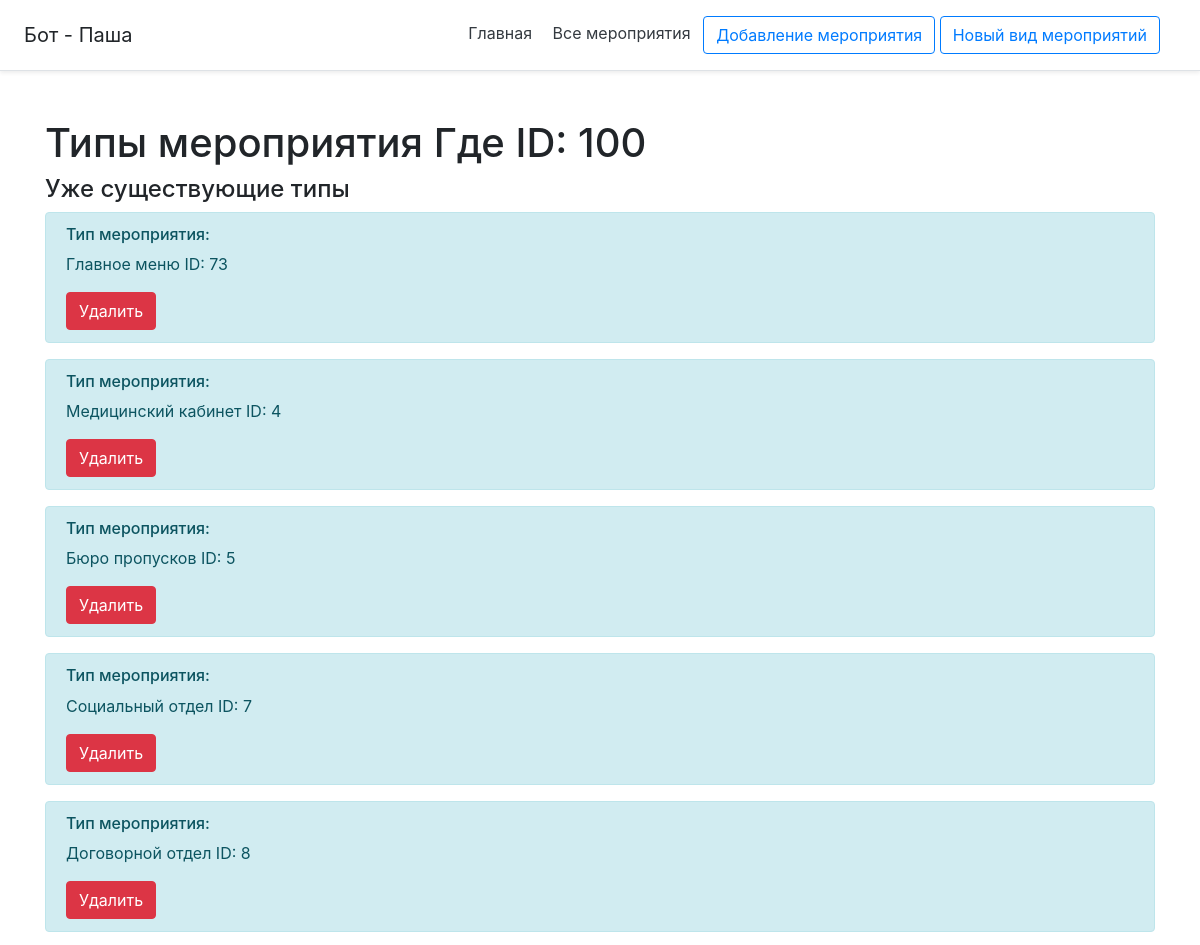
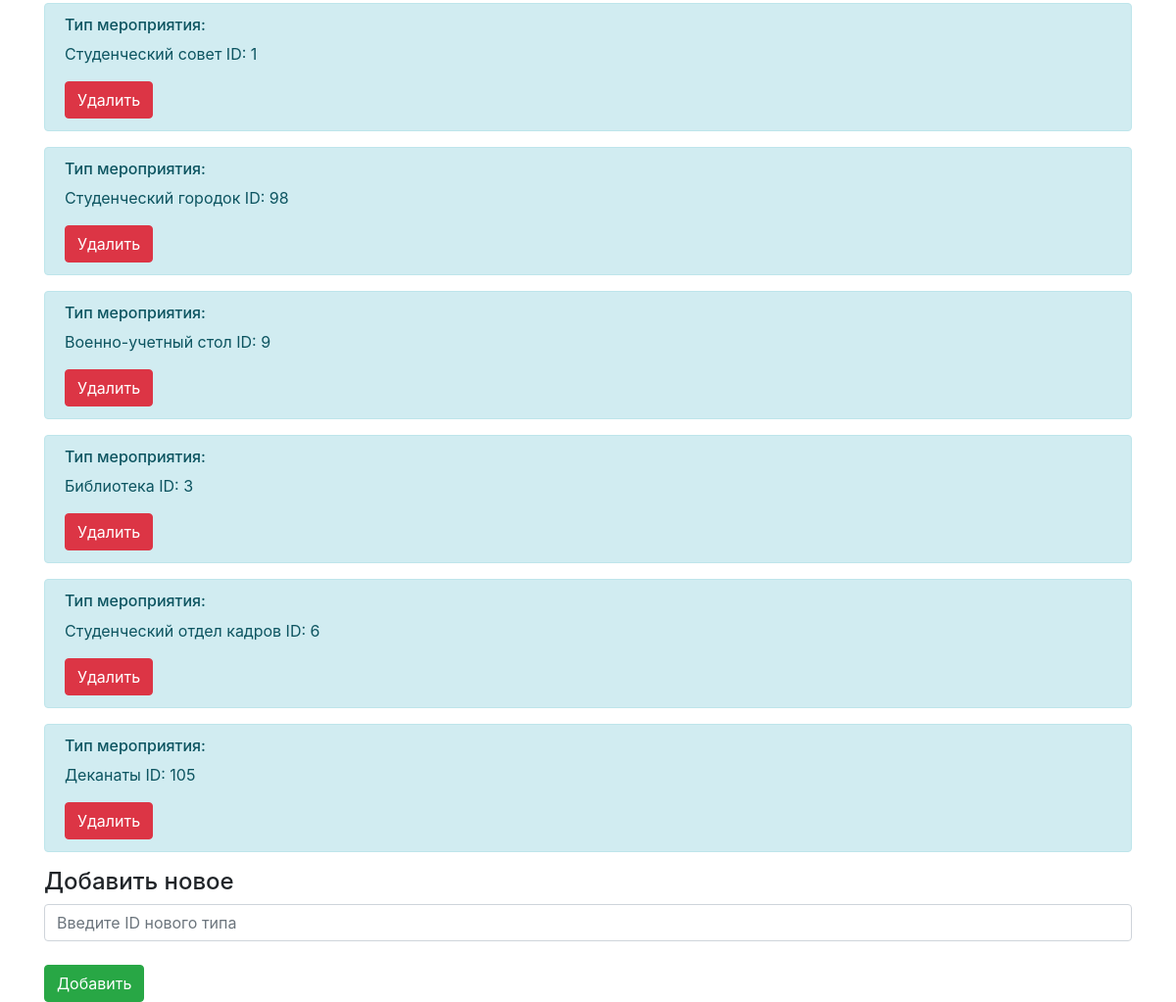
Before: /event/100/inher with the older database file (2 pictures, top to bottom).
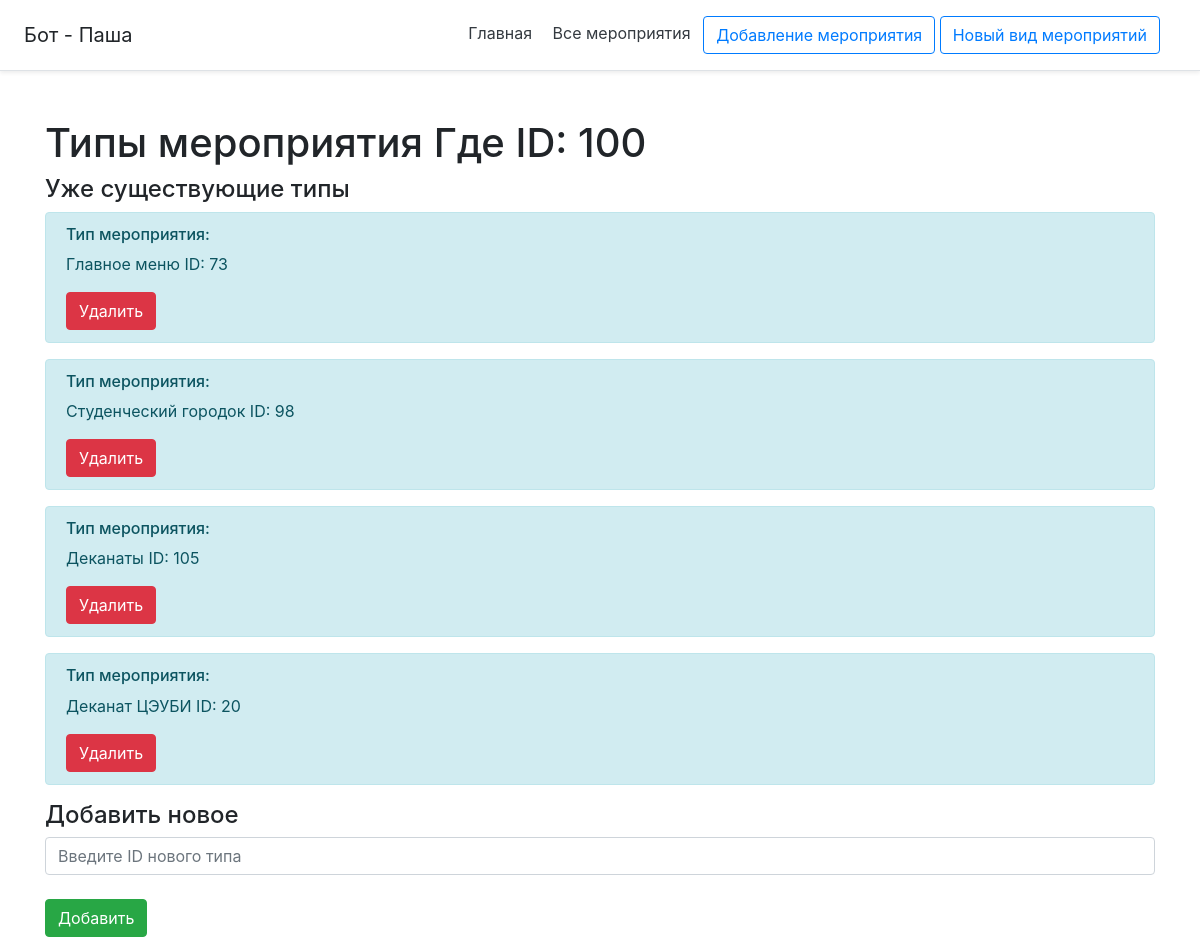
After: the same page with the newer database file.
### db_utils/database.py (models this page shows, shortened)
class Menu(db.Model):
    __tablename__ = "menu"
    id = db.Column(db.Integer, primary_key=True)
    name = db.Column(db.String(120), default='default_name')
    text = db.Column(db.String(10000), default='default_text')
    added = db.Column(db.DateTime, default=datetime.datetime.utcnow())
    active = db.Column(db.Boolean, nullable=False, default=True)
    author_id = db.Column(db.Integer, nullable=False, default=0)
    tags = db.Column(db.String(5000), default='нет тегов')
    inheritances = db.relationship('Inheritances',
                                   primaryjoin="or_(Menu.id==Inheritances.menu_id_descendant, Menu.id==Inheritances.menu_id_ancestor)",
                                   lazy='dynamic')
    attachment = db.relationship('Attachment',
                                 primaryjoin="Menu.id==Attachment.menu_id",
                                 lazy='dynamic')

### flask_app.py (the view, shortened to what this page needs)
@app.route('/event/<int:id>/inher', methods=['POST', 'GET'])
def event_inher(id):
    event = Menu.query.get(id)
    events_inherinase = select_inheritances({'menu_id': event.id})
    inher_event = [[menus([el], [event])[0], el] for el in events_inherinase]
    return render_template('event_inher.html', event=event, inher_event=inher_event)

### bot_api/vk_bot_response.py (called while the page is built)
def menus(inher, response=None):
    menu_id_ancestor = inher
    menu_ids_descendant = [inheritances.menu_id_descendant for inheritances in menu_id_ancestor]
    menu_ids_descendant.extend([inheritances.menu_id_ancestor for inheritances in menu_id_ancestor])
    menu_ids = set(menu_ids_descendant)
    if response:
        if response[0].id in menu_ids:
            menu_ids.remove(response[0].id)
    return select_menu({'menu_ids': list(menu_ids)})

### db_utils/select_db.py (called while the page is built)
def select_inheritances(args):
    inhers = Inheritances.query
    if 'menu_id' in args:
        inhers = Inheritances.query.filter(
            or_(
                Inheritances.menu_id_ancestor == args['menu_id'],
                and_(
                    Inheritances.menu_id_descendant == args['menu_id'],
                    Inheritances.reversible == 1
                )
            )
        )
    inhers = inhers.filter_by(active=True).all()
    if not inhers:
        return {}
    return inhers

def select_menu(args):
    menu = Menu.query.all()
    try:
        if 'menu_names' in args:
            menu = Menu.query.filter(Menu.name == args['menu_names']).all()
        if 'menu_ids' in args:
            menu = []
            for i in args['menu_ids']:
                menu.extend(Menu.query.filter(Menu.id == i).all())
    except Exception as e:
        print('Something WRONG - {}'.format(e))
    if 'filled_text' in args:
        if args['filled_text'] == 'true':
            text_replace(menu)
    return menu

### main/templates/event_inher.html (shortened to what this page needs)
{% extends 'base.html' %}
{% block body %}
<div class="container mt-5">
    <h1>Типы мероприятия {{ event.name }} ID: {{ event.id }}</h1>
    <h4>Уже существующие типы</h4>
    {% for el in inher_event %}
        <div class="alert alert-info">
            <h6>Тип мероприятия:</h6>
            <p>{{ el[0].name }} ID: {{ el[0].id }}<br></p>
            <form method="post">
                <input type="submit" class="btn btn-danger" value="Удалить">
            </form>
        </div>
    {% endfor %}
    <h4>Добавить новое</h4>
    <form method="post">
        <input type="text" name="name" id="id_inher" class="form-control" placeholder="Введите ID нового типа"><br>
        <input type="submit" class="btn btn-success" value="Добавить">
    </form>
</div>
{% endblock %}

### main/templates/base.html (shortened to what this page needs)
<!doctype html>
<html lang="ru">
<head>
    <link rel="stylesheet" href="https://stackpath.bootstrapcdn.com/bootstrap/4.5.2/css/bootstrap.min.css">
</head>
<body>
<div class="d-flex flex-column flex-md-row align-items-center p-3 px-md-4 mb-3 bg-white border-bottom shadow-sm">
  <h5 class="my-0 mr-md-auto font-weight-normal">Бот - Паша</h5>
  <nav class="my-2 my-md-0 mr-md-3">
    <a class="p-2 text-dark" href="/">Главная</a>
    <a class="p-2 text-dark" href="/all_events">Все мероприятия</a>
    <a class="btn btn-outline-primary" href="/create_events">Добавление мероприятия</a>
    <a class="btn btn-outline-primary" href="/create_type_of_event">Новый вид мероприятий</a>
  </nav>
</div>
{% block body %}{% endblock %}
</body>
</html>

Changed rows visible on the page:
removed Menu: name "Медицинский кабинет", id "4"
removed Menu: name "Бюро пропусков", id "5"
removed Menu: name "Социальный отдел", id "7"
removed Menu: name "Договорной отдел", id "8"
removed Menu: name "Студенческий совет", id "1"
removed Menu: name "Военно-учетный стол", id "9"
removed Menu: name "Библиотека", id "3"
removed Menu: name "Студенческий отдел кадров", id "6"
now on this page (row unchanged): Menu: name "Деканат ЦЭУБИ", id "20"
